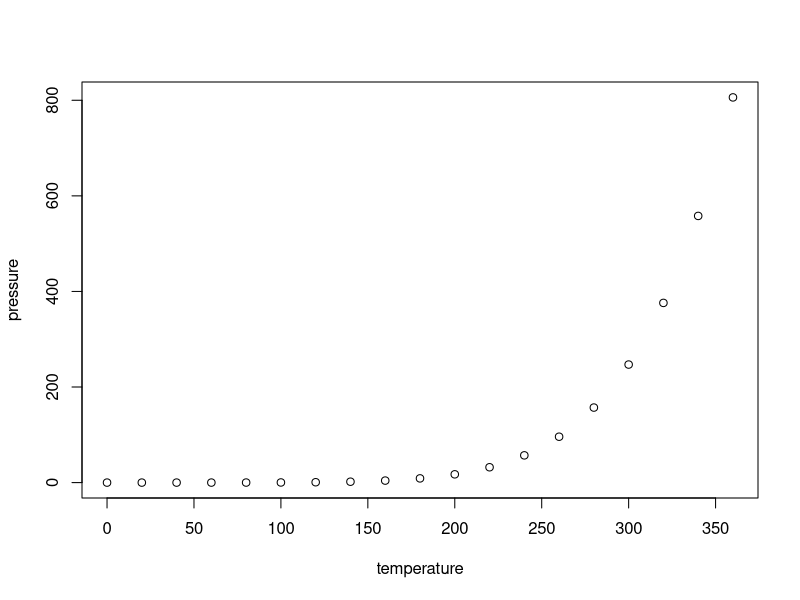
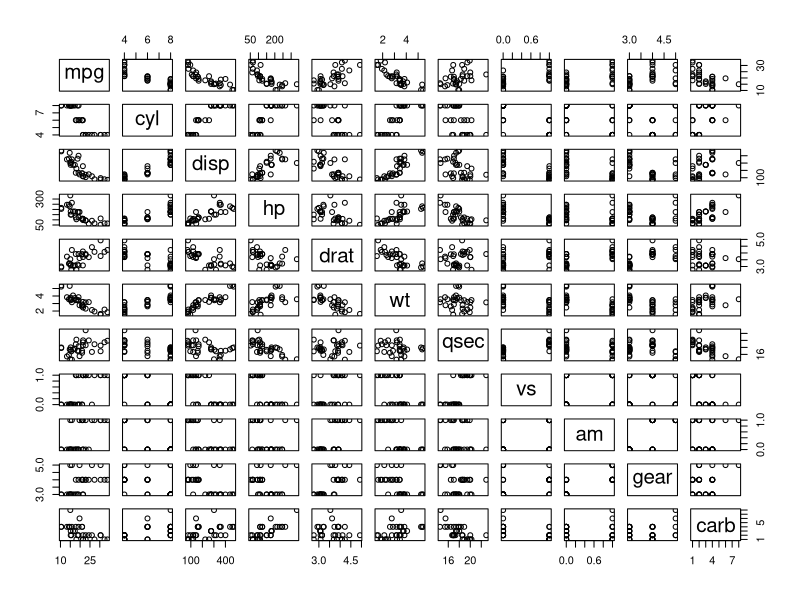

These figures' R source, in order:
## ---- chunk 1
knitr::opts_chunk$set(echo = TRUE)

# Uncomment below if you want code captions
# oldSource <- knitr::knit_hooks$get("source")
# knitr::knit_hooks$set(source = function(x, options) {
#   x <- oldSource(x, options)
#   x <- ifelse(!is.null(options$code.cap), paste0(x, "\\captionof{chunk}{", options$code.cap,"}"), x)
#   ifelse(!is.null(options$ref), paste0(x, "\\label{", options$ref,"}"), x)
# })
# Add `chunkcaption: TRUE` to YAML as well.
## ---- chunk 2
plot(pressure)
## ---- chunk 3
plot(mtcars)
